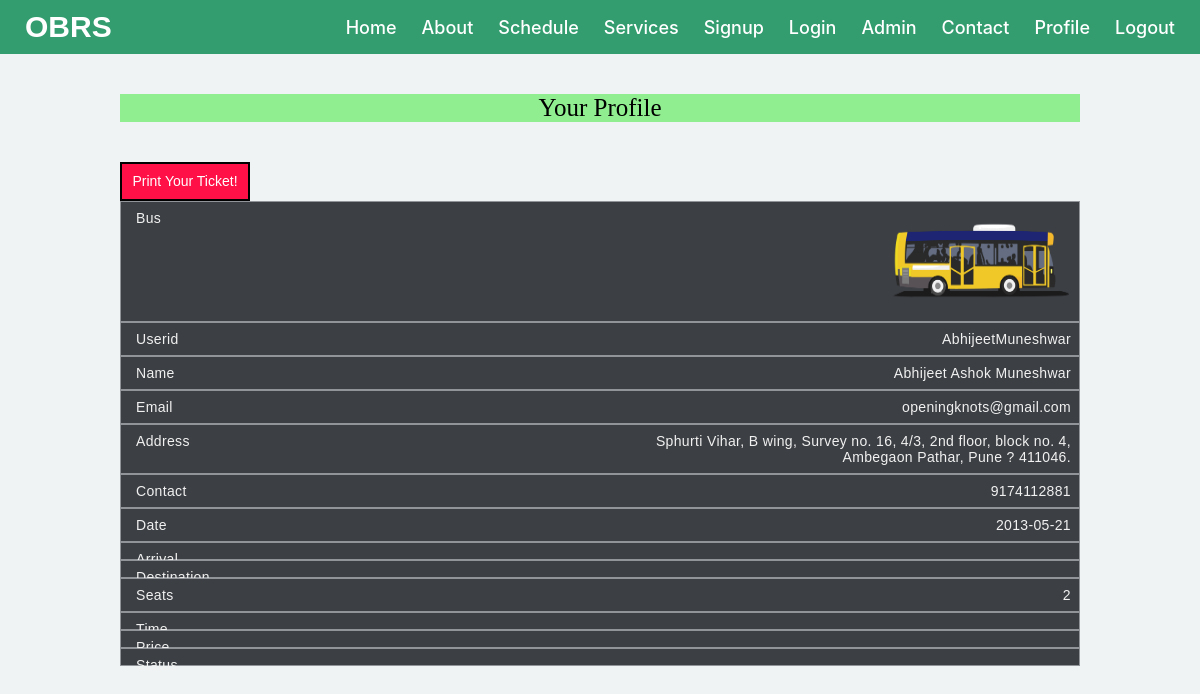
Screenshot of /user-profile.php (signed in) with the database file from the repository.
### tables this page shows
CREATE TABLE IF NOT EXISTS `register` (
  `userid` varchar(50) NOT NULL COMMENT 'userid',
  `name` varchar(50) NOT NULL COMMENT 'name',
  `email` varchar(50) NOT NULL COMMENT 'email',
  `password` varchar(50) NOT NULL COMMENT 'password',
  `address` varchar(500) NOT NULL COMMENT 'address',
  `contact` varchar(50) NOT NULL COMMENT 'contact',
  `message` varchar(500) NOT NULL COMMENT 'Message',
  PRIMARY KEY (`userid`)
);

CREATE TABLE IF NOT EXISTS `seat` (
  `userid` varchar(50) NOT NULL COMMENT 'userid',
  `number` int(10) NOT NULL COMMENT 'seat number',
  `PNR` varchar(13) NOT NULL COMMENT 'PNR',
  `date` date NOT NULL COMMENT 'date of booking'
  );

### user-profile.php (the view, shortened to what this page needs)
<?php include "db.php";  ?>
<?php
$success='';
$userid_register='';
$name='';
$address='';
$contact='';
$price='';
$status='';
$email_register='';
$seats=array();
$date_user='';
$arrival_user='';
$destination_user='';
$time_user='';
if(isset($_SESSION['email']) && isset($_SESSION['userid']))
{
    $userid=$_SESSION['userid'];
    $email=$_SESSION['email'];
    $sql="select * from register where userid='$userid' and email='$email' ";
    $res=mysqli_query($con,$sql);
    $count=mysqli_num_rows($res);
    while($row2=mysqli_fetch_assoc($res))
    {
    $userid_register=$row2['userid'];
    $name=$row2['name'];
    $email_register=$row2['email'];
    $address=$row2['address'];
    $contact=$row2['contact'];
    $price=$row2['price'];
    $status=$row2['status'];
    }
    if($count>0)
    {
    $success="Your Profile";
                    $sql1="select * from seat where userid='$userid' ";
                    $res1=mysqli_query($con,$sql1);
                    while($row1=mysqli_fetch_assoc($res1))
                    {
                    $date_user=$row1['date'];
                    $arrival_user=$row1['arrival'];
                    $destination_user=$row1['destination'];
                    $time_user=$row1['time'];
                    array_push($seats,$row1['number']);
                    }
    }
    else
    {
      $success='';
      $msg="You have not booked yet yet.";
    }
}
else
    {
      $success='';
      $msg="You have not login yet yet.";
    }
?>
<!DOCTYPE html>
<html lang="en">
<head>
    <link rel="stylesheet" href="https://use.fontawesome.com/releases/v5.3.1/css/all.css">
</head>
<body>
<nav class="nav-bar">
        <div class="nav-contents">
          <div class="logo">
            <a href="index.php">OBRS</a>
          </div>
          <ul class="menu-lists">
            <li><a href="index.php">Home</a></li>
            <li><a href="#">About</a></li>
            <li><a href="schedule.php">Schedule</a></li>
            <li><a href="service.php">Services</a></li>
            <li><a href="signup-user.php">Signup</a></li>
            <li><a href="login-user.php">Login</a></li>
            <li><a href="login.php">Admin</a></li>
            <li><a href="contact.php">Contact</a></li>
            <?php
if(isset($_SESSION['userid']) && isset($_SESSION['email']))
{ ?>
  <li><a href="user-profile.php">Profile</a></li>
<?php } ?>
<?php
    if(isset($_SESSION['userid']) && isset($_SESSION['email']))
{ ?>
  <li><a href="logout.php">Logout</a></li>
<?php } ?>
          </ul>
        </div>
 </nav>
 <div class="table-container">
     <div class="success-heading">
                                <?php echo $success; ?>
     </div>
    <table class="table">
    <tbody>
    <tr>
    <td data-label="Bus"><img src="buss.png"  height="100" width="180"></td>
    <td data-label="Userid"> <?php echo $userid_register ?></td>
    <td data-label="Name"> <?php echo $name ?></td>
    <td data-label="Email"><?php echo $email_register ?></td>
    <td data-label="Address"><?php echo $address ?></td>
    <td data-label="Contact"><?php echo $contact ?></td>
    <td data-label="Date"><?php echo $date_user ?></td>
    <td data-label="Arrival"><?php echo $arrival_user ?></td>
    <td data-label="Destination"><?php echo $destination_user ?></td>
    <td data-label="Seats">
    <?php
    foreach ($seats as $value)
    {
        echo "$value <br>";
    }
    ?>
    </td>
    <td data-label="Time"><?php echo $time_user ?></td>
    <td data-label="Price"><?php echo $price ?></td>
    <td data-label="Status" ><?php  echo $status ?></td>
    </tr>
 <form>
  <input type="button" class="print-btn" onclick="window.print()" value="Print Your Ticket!"/>
</form>
    </tbody>
    </table>
    </div>
    </body>
    </body>
    </html>

### user-profile.php (style rules this page uses)
* { margin:0; font-family: 'Poppins', sans-serif; padding:0; box-sizing:border-box; }
body { background-color:#F0F3F4;; font-family:sans-serif; }
.nav-bar { width: 100%; z-index: 2; background: #339D70; padding: 10px 0; transition: all 0.3s ease; }
.nav-contents { max-width: 100%; margin: auto; padding: 0px 25px; }
.nav-bar .nav-contents { display: flex; align-items: center; justify-content: space-between; }
.nav-bar .logo a { color: #fff; font-size: 30px; font-weight: 600; text-decoration: none; }
.nav-bar .menu-lists { display: inline-flex; }
.menu-lists li { list-style: none; margin: 0px;; padding: 0; }
.nav-bar ul { padding-bottom: 0px; margin-bottom: 0px; }
.print-btn { border:2px solid black !important; width:130px; text-decoration:none; line-height:35px; display:inline-block; background-color:#FF1046; font-weight:medium; color:#ffffff; text-align:center; vertical-align:middle; user-select:none; border:1px solid transparent; font-size:14px; opacity:1; cursor:pointer; }
.menu-lists li a { color: #fff; font-size: 18px; font-weight: 500; margin-left: 25px; text-decoration: none; font-family: -apple-system, BlinkMacSystemFont, 'Segoe UI', Roboto, Oxygen, Ubuntu, Cantarell, 'Open Sans', 'Helvetica Neue', sans-serif; transition: all 0.3s ease; }
@media (max-width: 1230px) { .nav-contents { padding: 0 25px; } }
.table-container { padding:0 10%; margin-top: 20px; }
.table-container .success-heading { font-size:25px; font-family:Georgia, 'Times New Roman', Times, serif; text-align:center; color:black; background-color: lightgreen; margin-bottom:40px; margin-top: 20px;; }
.table { width:100%; border-collapse:collapse; }
.table tbody tr td { font-size:14px; letter-spacing:0.35px; font-weight:normal; color:#f1f1f1; background-color:#3c3f44; padding:8px; text-align:center; border:1px solid #dee2e685; }
@media (max-width:1550px) { .table, .table tbody, .table tr, .table td { display:block !important; width:100% !important; } }
@media (max-width:1550px) { .table tr { margin-bottom:15px !important; } }
@media (max-width:1550px) { .table tbody tr td { text-align:right !important; padding-left:50% !important; position:relative !important; z-index: -1 !important; } }
@media (max-width:1550px) { .table td:before { content:attr(data-label) !important; position:absolute !important; z-index: -1 !important; left:0 !important; width:50% !important; padding-left:15px !important; font-weight:600px !important; font-size:14px !important; text-align:left !important; } }

### rows the page displays
register: userid "AbhijeetMuneshwar", name "Abhijeet Ashok Muneshwar", email "openingknots@gmail.com", address "Sphurti Vihar, B wing, Survey no. 16, 4/3, 2nd floor, block no. 4, Ambegaon Pathar, Pune ? 411046.", contact "9174112881"
seat: date "2013-05-21"

### other values shown
$success "Your Profile"
$value "2"
